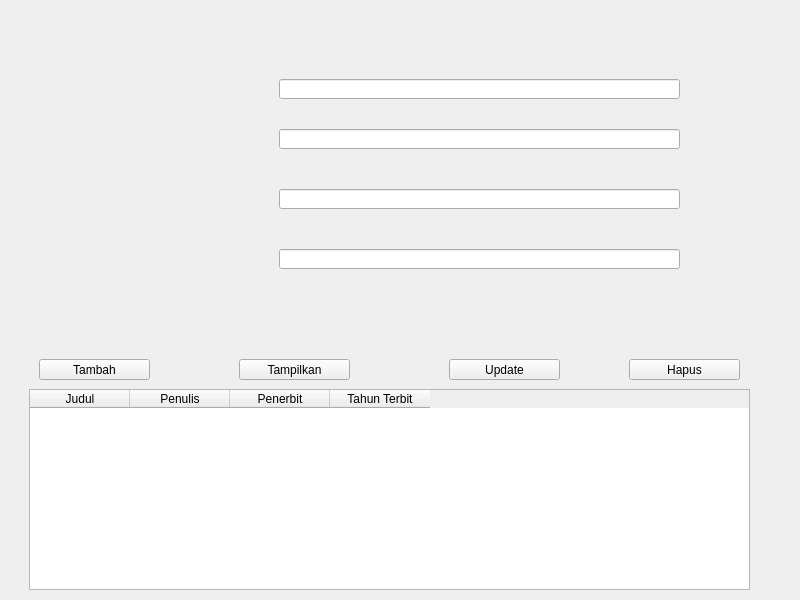
<?xml version="1.0" encoding="UTF-8"?>
<ui version="4.0">
 <class>HalamanAdmin</class>
 <widget class="QWidget" name="HalamanAdmin">
  <property name="geometry">
   <rect>
    <x>0</x>
    <y>0</y>
    <width>800</width>
    <height>600</height>
   </rect>
  </property>
  <property name="windowTitle">
   <string>Form</string>
  </property>
  <widget class="QWidget" name="widget" native="true">
   <property name="geometry">
    <rect>
     <x>-1</x>
     <y>-1</y>
     <width>801</width>
     <height>601</height>
    </rect>
   </property>
   <property name="styleSheet">
    <string notr="true">QWidget #widget {background-image: url(:/gambar/desainatmin.png);}
</string>
   </property>
   <widget class="QTableWidget" name="tabelBuku">
    <property name="geometry">
     <rect>
      <x>30</x>
      <y>390</y>
      <width>721</width>
      <height>201</height>
     </rect>
    </property>
    <column>
     <property name="text">
      <string>Judul</string>
     </property>
    </column>
    <column>
     <property name="text">
      <string>Penulis</string>
     </property>
    </column>
    <column>
     <property name="text">
      <string>Penerbit</string>
     </property>
    </column>
    <column>
     <property name="text">
      <string>Tahun Terbit</string>
     </property>
    </column>
   </widget>
   <widget class="QPushButton" name="tambahButton">
    <property name="geometry">
     <rect>
      <x>40</x>
      <y>360</y>
      <width>111</width>
      <height>21</height>
     </rect>
    </property>
    <property name="text">
     <string>Tambah</string>
    </property>
   </widget>
   <widget class="QPushButton" name="tampilkanButton">
    <property name="geometry">
     <rect>
      <x>240</x>
      <y>360</y>
      <width>111</width>
      <height>21</height>
     </rect>
    </property>
    <property name="text">
     <string>Tampilkan</string>
    </property>
   </widget>
   <widget class="QPushButton" name="updateButton">
    <property name="geometry">
     <rect>
      <x>450</x>
      <y>360</y>
      <width>111</width>
      <height>21</height>
     </rect>
    </property>
    <property name="text">
     <string>Update</string>
    </property>
   </widget>
   <widget class="QPushButton" name="hapusButton">
    <property name="geometry">
     <rect>
      <x>630</x>
      <y>360</y>
      <width>111</width>
      <height>21</height>
     </rect>
    </property>
    <property name="text">
     <string>Hapus</string>
    </property>
   </widget>
   <widget class="QLineEdit" name="judulEdit">
    <property name="geometry">
     <rect>
      <x>280</x>
      <y>80</y>
      <width>401</width>
      <height>20</height>
     </rect>
    </property>
   </widget>
   <widget class="QLineEdit" name="penulisEdit">
    <property name="geometry">
     <rect>
      <x>280</x>
      <y>130</y>
      <width>401</width>
      <height>20</height>
     </rect>
    </property>
   </widget>
   <widget class="QLineEdit" name="penerbitEdit">
    <property name="geometry">
     <rect>
      <x>280</x>
      <y>190</y>
      <width>401</width>
      <height>20</height>
     </rect>
    </property>
   </widget>
   <widget class="QLineEdit" name="tahunEdit">
    <property name="geometry">
     <rect>
      <x>280</x>
      <y>250</y>
      <width>401</width>
      <height>20</height>
     </rect>
    </property>
   </widget>
  </widget>
 </widget>
 <resources/>
 <connections/>
</ui>
